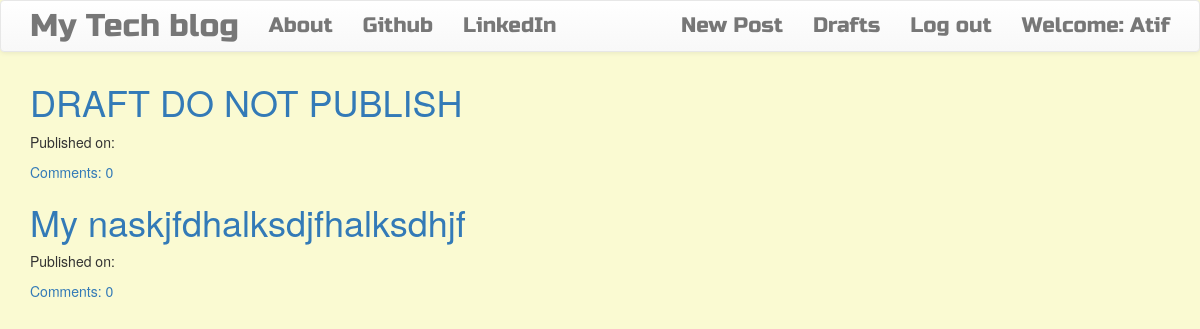
Before: /drafts/ (signed in) with the older database file.
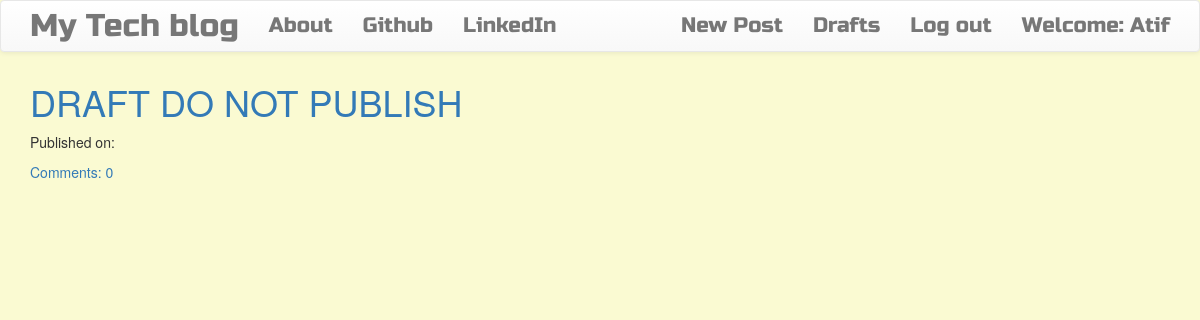
After: the same page with the newer database file.
### blog/models.py (models this page shows, shortened)
class Post(models.Model):
    author = models.ForeignKey('auth.User')
    title = models.CharField(max_length=200)
    text = models.TextField()
    created_date = models.DateTimeField(default=timezone.now)
    published_date = models.DateTimeField(blank=True, null=True)
    def approve_comments(self):
        return self.comments.filter(approved_comment=True)

### blog/views.py (the view)
# urls.py: url(r'^drafts/$', views.DraftListView.as_view(), name='post_draft_list'),
class DraftListView(LoginRequiredMixin,ListView):
    login_url = '/login/'
    redirect_field_name = 'blog/post_list.html'
    model = Post
    def get_queryset(self):
        return Post.objects.filter(published_date__isnull=True).order_by('created_date')

### blog/templates/blog/post_list.html
{% extends 'blog/base.html' %}
{% block content %}
<div class="centerstage">
    {% for post in post_list %}
        <div class="post">
            <h1><a href="{% url 'post_detail' pk=post.pk %}">{{ post.title }}</a></h1>
            <div class="date">
                <p>Published on: {{ post.published_date|date:"D M Y"}}</p>
            </div>
            <a href="{% url 'post_detail' pk=post.pk %}">Comments: {{ post.approve_comments.count }}</a>
        </div>
    {% endfor %}
</div>
{% endblock %}

Changed rows visible on the page:
removed Post: title "My naskjfdhalksdjfhalksdhjf", approve_comments.count "0"
